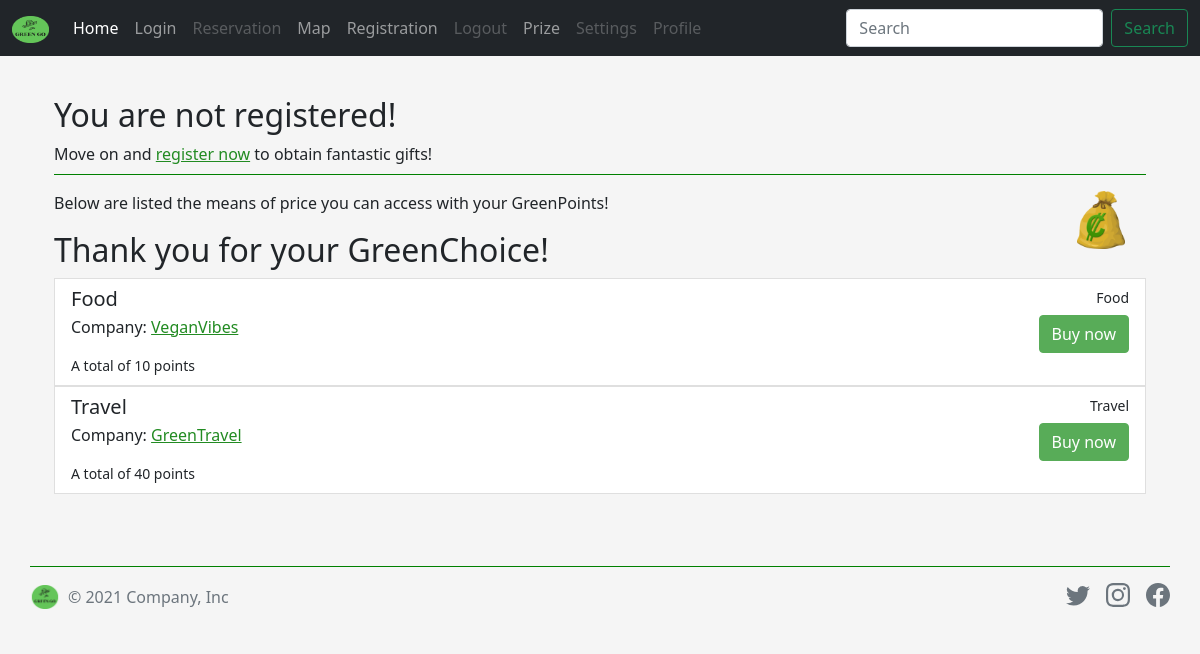
The app's page /prize with its own data.
### model.py (models this page shows)
class Prize(db.Model):
    __tablename__ = "prize"
    name = db.Column(db.String(100), primary_key=True)
    company = db.Column(db.String(100), primary_key=True, nullable=False)
    points = db.Column(db.Integer)

### app.py (the view)
@app.route('/prize', methods=['POST', 'GET'])
def prize():
    if 'email' not in session:
        points=0
        flag = False
    else:
        user = User.query.filter_by(email=session['email']).first()
        points=user.points
        flag = True
    form = PrizeForm()
    ord = Prize.query.filter_by().order_by(Prize.points).all()
    return render_template('prize.html', ord=ord, form=form, points=points, flag=flag)

### form.py
class PrizeForm(FlaskForm):
    submit = SubmitField('Buy now')

### templates/prize.html (shortened to what this page needs)
{% extends 'footers.html' %}
{% block content %}
    <div class="container px-4 py-5">
    {% if flag==False %}
        <h2>You are not registered!</h2>
<p class="pb-2 border-bottom">Move on and <a href="/registration">register now</a> to obtain fantastic gifts!</p>
    {% endif %}
    <div class="row">
        <div class="col-md-11">
<p>Below are listed the means of price you can access with your GreenPoints!</p>
<h2>Thank you for your GreenChoice!</h2>
            </div>
        <div class="col-1">
            <img src="/static/points.png" width="70%" height="auto" class="none"/>
        </div>
</div>
<div class="list-group">
{% for sc in ord %}
    <div class="row">
    <div class="col-12">
<div class="list-group-item list-group-item-action">
    <div class="d-flex w-100 justify-content-between">
      <h5 class="mb-1">{{ sc.name }}</h5>
      <small>{{ sc.name}}</small>
    </div>
        <div class="d-flex w-100 justify-content-between">
    <p class="mb-1">Company: <a href="https://www.{{ sc.company }}.com">{{ sc.company }}</a></p>
            <form method="post" action="/prize/{{ sc.name }}/{{ sc.company }}">
            {% if points < sc.points %}
          {{ form.submit(class='btn btn-primary disabled')}}
    {% endif %}
    </form>
        </div>
    <small>A total of {{ sc.points }} points</small>
    </div>
    </div>
</div>
{% endfor %}
</div>
    </div>
{% endblock %}

### templates/footers.html (shortened to what this page needs)
<!doctype html>
<html lang="en">
  <head>
<link href="https://cdn.jsdelivr.net/npm/bootstrap@5.1.3/dist/css/bootstrap.min.css" rel="stylesheet">
<link href="https://cdn.jsdelivr.net/npm/bootstrap@5.1.3/dist/css/bootstrap.min.css" rel="stylesheet">
<link href="https://cdnjs.cloudflare.com/ajax/libs/font-awesome/4.7.0/css/font-awesome.min.css" rel="stylesheet">
    <link href="static/css/footers.css" rel="stylesheet">
    <link href="static/css/sticky-footer-navbar.css" rel="stylesheet">
      <link href="static/css/signin.css" rel="stylesheet">
      <link href="static/css/features.css" rel="stylesheet">
      <link href="static/css/carousel.css" rel="stylesheet">
      <link href="static/css/rating.css" rel="stylesheet">
  </head>
  <body>
      <nav class="navbar navbar-expand-md navbar-dark fixed-top bg-dark">
    <div class="container-fluid">
      <a class="navbar-brand" href="/"><img src="/static/logo.png" width="37" height="27"/></a>
      <div class="collapse navbar-collapse" id="navbarCollapse">
        <ul class="navbar-nav me-auto mb-2 mb-md-0">
          <li class="nav-item">
            <a class="nav-link active" aria-current="page" href="/">Home</a>
          </li>
          <li class="nav-item">
            <a class="nav-link {% if 'email' in session %}disabled{% endif %}" href="/login3">Login</a>
          </li>
         <li class="nav-item">
            <a class="nav-link {% if 'email' not in session %}disabled{% endif %}" href="/reserve">Reservation</a>
          </li>
         <li class="nav-item">
            <a class="nav-link" href="/map">Map</a>
          </li>
          <li class="nav-item">
            <a class="nav-link {% if 'email' in session %}disabled{% endif %}" href="/registration">Registration</a>
                    <li class="nav-item">
            <a class="nav-link {% if 'email' not in session %}disabled{% endif %}" href="/logout">Logout</a>
          </li>
          <li class="nav-item">
            <a class="nav-link" href="/prize">Prize</a>
          </li>
            <li class="nav-item">
            <a class="nav-link {% if 'email' not in session %}disabled{% endif %}" href="/settings">Settings</a>
          </li>
        <li class="nav-item">
            <a class="nav-link {% if 'email' not in session %}disabled{% endif %}" href="/profile">Profile</a>
          </li>
        </ul>
        <form class="d-flex">
          <input class="form-control me-2" type="search" placeholder="Search" aria-label="Search">
          <button class="btn btn-outline-success" type="submit">Search</button>
        </form>
      </div>
    </div>
  </nav>
<main>
    {% block content %}
    {% endblock content %}
</main>
      <div class="container px-0">
  <footer class="d-flex flex-wrap justify-content-between align-items-center py-3 my-4 border-top green">
    <div class="col-md-4 d-flex align-items-center">
      <a href="/" class="mb-3 me-2 mb-md-0 text-muted text-decoration-none lh-1">
        <svg class="bi" width="30" height="24">
            <image href="/static/logo.png" width="30" height="24"/>
        </svg>
      </a>
      <span class="text-muted">&copy; 2021 Company, Inc</span>
    </div>
    <ul class="nav col-md-4 justify-content-end list-unstyled d-flex">
      <li class="ms-3"><a class="text-muted" href="#"><svg class="bi" width="24" height="24"><use xlink:href="#twitter"/></svg></a></li>
      <li class="ms-3"><a class="text-muted" href="#"><svg class="bi" width="24" height="24"><use xlink:href="#instagram"/></svg></a></li>
      <li class="ms-3"><a class="text-muted" href="#"><svg class="bi" width="24" height="24"><use xlink:href="#facebook"/></svg></a></li>
    </ul>
  </footer>
</div>
  </body>
</html>

### static/css/footers.css (style rules this page uses)
.bi { vertical-align: -.125em; fill: currentColor; }

### static/css/sticky-footer-navbar.css (style rules this page uses)
main > .container { padding: 60px 15px 0; }

### static/css/signin.css (style rules this page uses)
html, body { height: 100%; }
body { display: block; align-items: center; padding-top: 40px; padding-bottom: 40px; background-color: #f5f5f5; }

### static/css/features.css (style rules this page uses)
.bi { vertical-align: -.125em; fill: currentColor; }

### static/css/carousel.css (style rules this page uses)
body { padding-top: 3rem; padding-bottom: 3rem; }

### templates/footers.html (style rules this page uses)
.nav { display: block; }
a { color: forestgreen; }
.btn-primary, .btn-secondary, .btn-primary.disabled { background-color: green; border-color: green; }
.green { color: green;!important; }
.border-bottom { border-bottom: 1px solid green!important; }
.border-top { border-top: 1px solid green!important; }

### records on screen
Prize: name "Food", company "VeganVibes", points "10"
Prize: name "Travel", company "GreenTravel", points "40"
